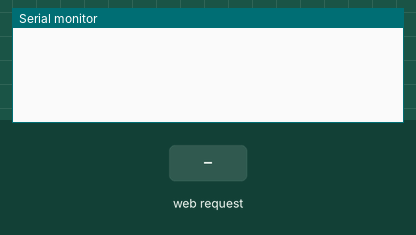
A sketch run on a simulated ESP8266 (NodeMCU). Parts: the last lines printed to the serial monitor. The test bench sets the inputs (shaded band). WiFi joins after 1.5 s; servers stay silent unless stated.

Above: at 5.7 s.
5.8 s: HTTP request GET /up received
At 7.0 s:
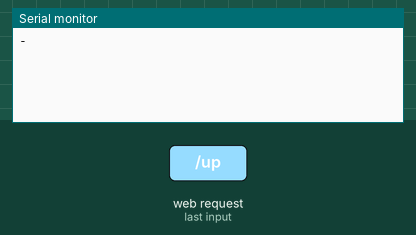
7.3 s: HTTP request GET /left received
At 8.4 s:
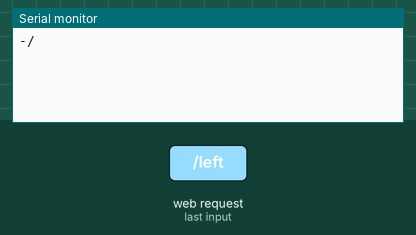

Measured:
- after the input at 5.8 s, the serial monitor: prints a new line at once (image 1)
- after the input at 7.3 s, the serial monitor: prints a new line at once (image 2)

The sketch:

Receiver_ESP8266.ino
```cpp
#include <ESP8266WiFi.h>
#include <WiFiClient.h>
#include <ESP8266WebServer.h>

const char *ssid = "";
const char *password = "";
ESP8266WebServer server(80);
void handleRoot() {
 server.send(200, "text/html", "Server on!");
}
void handleUp() {
 Serial.write(45);
 server.send(200, "text/html", "");
}
void handleDown() {
 Serial.write(46);
 server.send(200, "text/html", "");
}
void handleLeft() {
 Serial.write(47);
 server.send(200, "text/html", "");
}
void handleRight() {
  Serial.write(48);
  server.send(200, "text/html", "");
}
void handleNotFound(){
  server.send(404, "text/plain", "404: Not found");
}
void setup() {
 delay(3000);
 Serial.begin(115200);
 WiFi.begin(ssid, password);
 while (WiFi.status() != WL_CONNECTED) {
   delay(500);
 }

 server.on("/", HTTP_GET, handleRoot);
 server.on("/up", HTTP_GET, handleUp);
 server.on("/down", HTTP_GET, handleDown);
 server.on("/left", HTTP_GET, handleLeft);
 server.on("/right", HTTP_GET, handleRight);
 server.onNotFound(handleNotFound);
 server.begin();

}
void loop() {
 server.handleClient();
}
```
